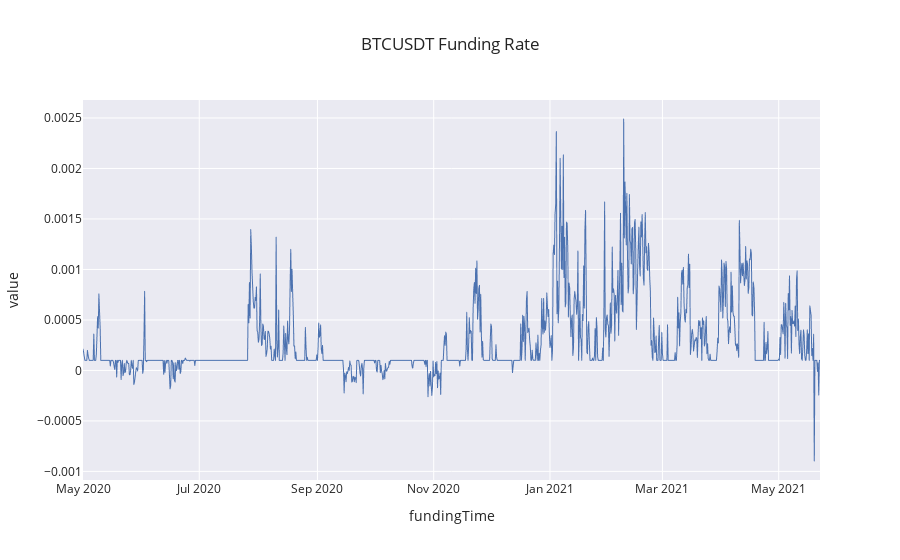

Write notebook code for a chart like this one.
### Markdown cell above
## Funding Rate

### Code cell
df_funding = utils.get_funding_rate_history(symbol="BTCUSDT", start_time="2020-05-01")
fig = df_funding.fundingRate.plot(title="BTCUSDT Funding Rate")
fig.update_traces(line=dict(width=1))
fig.update(layout_showlegend=False)
fig.show()

### Figure 1 — Plotly figure (JSON) as saved in the notebook; plotly's stock layout.template omitted (floating-point values rounded to 4 significant figures; data arrays with more than 128 entries replaced by an {"elided": "..."} marker saying what was removed)
{"data": [{"hovertemplate": "variable=fundingRate<br>fundingTime=%{x}<br>value=%{y}<extra></extra>", "legendgroup": "fundingRate", "line": {"color": "rgb(76,114,176)", "dash": "solid", "width": 1}, "mode": "lines", "name": "fundingRate", "showlegend": true, "type": "scattergl", "x": {"elided": "1161 str values"}, "xaxis": "x", "y": {"elided": "1161 float values"}, "yaxis": "y"}], "layout": {"legend": {"title": {"text": "variable"}, "tracegroupgap": 0}, "showlegend": false, "title": {"text": "BTCUSDT Funding Rate"}, "xaxis": {"anchor": "y", "domain": [0, 1], "title": {"text": "fundingTime"}}, "yaxis": {"anchor": "x", "domain": [0, 1], "title": {"text": "value"}}}}
